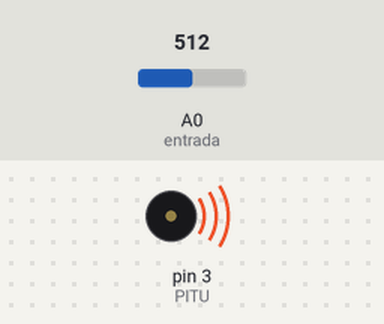
A sketch run on a simulated Arduino Uno, built with avr-gcc and run on an emulated ATmega328P. Parts: buzzer (waves = sounding). The test bench sets the inputs (shaded band); at power-on: A0 (entrada) = 512.

Above: at 0.2 s.
At 3.0 s:
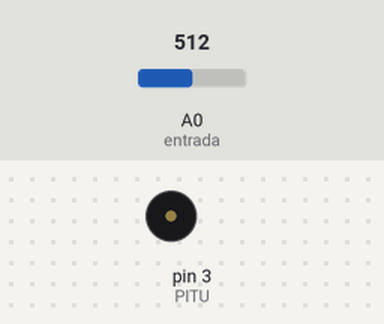
Timing chart, 0 to 7.2 s (numbered marks = the images above):
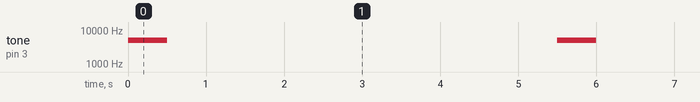

Measured:
- by itself, tone on pin 3 (PITU): alternates 5014 Hz for 0.50 s and silent for 5.0 s

The sketch:

PR3_EX4.3.ino
```cpp
const int PITU = 3;      // PIN 3
const int entrada = A0;  // ENTRADA A0 DURADA XIULET
const int entrada1 = A0;  // ENTRADA A1 DURADA TEMPS D'ESPERA
int POT;                 // VALOR POTENCIOMETRE
int F;                   //FREQUENCIA
int T= 5000;                   //TEMPS D'ESPERA


void setup()

  {

  pinMode(PITU, OUTPUT);   // PIN 3 SORTIDA ALTAVEU

   }


void loop()
{

   POT = analogRead(entrada);   // LECTURA POTENCIOMETRE
   F = analogRead(entrada1);    // LECTURA POTENCIOMETRE

   POT= map(POT,0,1023,0,1000);
   F = map(F,0,1023,20,10000);


  tone(PITU, F, POT);    // FUNCIO PER FER SONAR EL ALTAVEU
  delay(POT + T);  // TEMPS D'ESPERA
}


//QUIM MORENO
```
